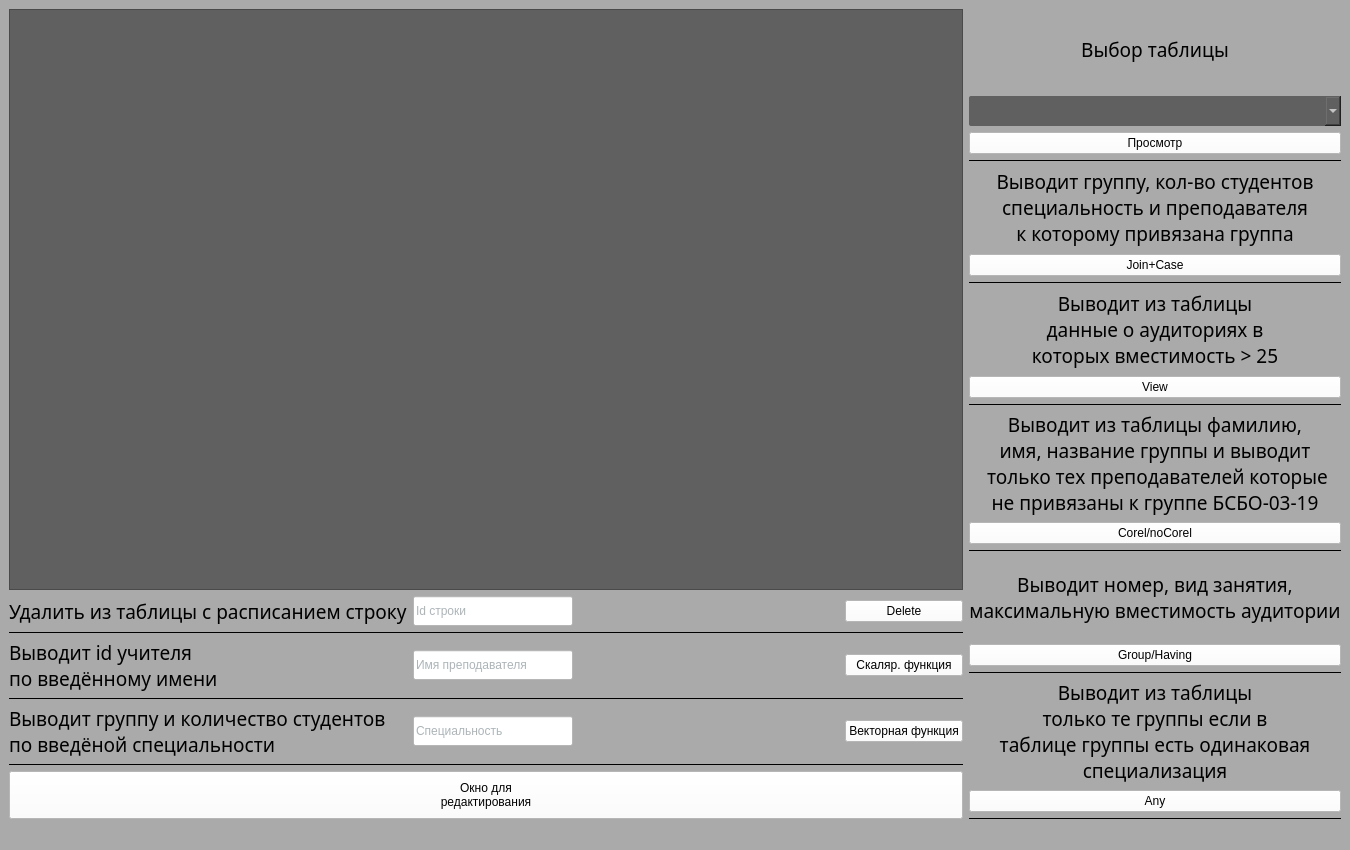
<?xml version="1.0" encoding="UTF-8"?>
<ui version="4.0">
 <class>MainWindow</class>
 <widget class="QMainWindow" name="MainWindow">
  <property name="geometry">
   <rect>
    <x>0</x>
    <y>0</y>
    <width>1350</width>
    <height>850</height>
   </rect>
  </property>
  <property name="sizePolicy">
   <sizepolicy hsizetype="Preferred" vsizetype="Preferred">
    <horstretch>0</horstretch>
    <verstretch>0</verstretch>
   </sizepolicy>
  </property>
  <property name="minimumSize">
   <size>
    <width>1350</width>
    <height>850</height>
   </size>
  </property>
  <property name="maximumSize">
   <size>
    <width>1350</width>
    <height>850</height>
   </size>
  </property>
  <property name="windowTitle">
   <string>Основное окно</string>
  </property>
  <property name="styleSheet">
   <string notr="true">background-color:#aaaaaa</string>
  </property>
  <property name="windowFilePath">
   <string/>
  </property>
  <widget class="QWidget" name="centralwidget">
   <layout class="QGridLayout" name="gridLayout_4">
    <item row="0" column="0">
     <layout class="QGridLayout" name="gridLayout_3">
      <item row="0" column="0">
       <widget class="QTableView" name="tableView_MainWindow">
        <property name="styleSheet">
         <string notr="true">background-color:#606060</string>
        </property>
        <property name="alternatingRowColors">
         <bool>false</bool>
        </property>
        <attribute name="horizontalHeaderMinimumSectionSize">
         <number>160</number>
        </attribute>
        <attribute name="horizontalHeaderDefaultSectionSize">
         <number>160</number>
        </attribute>
        <attribute name="verticalHeaderVisible">
         <bool>true</bool>
        </attribute>
       </widget>
      </item>
      <item row="0" column="1" rowspan="3">
       <layout class="QGridLayout" name="gridLayout">
        <item row="11" column="0">
         <widget class="QPushButton" name="pushButton_Corel">
          <property name="minimumSize">
           <size>
            <width>20</width>
            <height>0</height>
           </size>
          </property>
          <property name="cursor">
           <cursorShape>PointingHandCursor</cursorShape>
          </property>
          <property name="styleSheet">
           <string notr="true">background-color:white;color:black;
font-family: 'Prompt', sans-serif;text-align:center;
font-weight:200</string>
          </property>
          <property name="text">
           <string>Corel/noCorel</string>
          </property>
         </widget>
        </item>
        <item row="7" column="0">
         <widget class="QLabel" name="label_11">
          <property name="font">
           <font>
            <family>Prompt</family>
            <pointsize>14</pointsize>
           </font>
          </property>
          <property name="styleSheet">
           <string notr="true">font-family: 'Prompt', sans-serif;
text-align:center;
color:back;</string>
          </property>
          <property name="text">
           <string>Выводит из таблицы
данные о аудиториях в
которых вместимость &gt; 25</string>
          </property>
          <property name="alignment">
           <set>Qt::AlignCenter</set>
          </property>
         </widget>
        </item>
        <item row="16" column="0">
         <widget class="QLabel" name="label_14">
          <property name="font">
           <font>
            <family>Prompt</family>
            <pointsize>14</pointsize>
           </font>
          </property>
          <property name="styleSheet">
           <string notr="true">font-family: 'Prompt', sans-serif;
text-align:center;
color:back;</string>
          </property>
          <property name="text">
           <string>Выводит из таблицы
только те группы если в
таблице группы есть одинаковая
специализация</string>
          </property>
          <property name="alignment">
           <set>Qt::AlignCenter</set>
          </property>
         </widget>
        </item>
        <item row="9" column="0">
         <widget class="Line" name="line_3">
          <property name="minimumSize">
           <size>
            <width>0</width>
            <height>1</height>
           </size>
          </property>
          <property name="maximumSize">
           <size>
            <width>16777215</width>
            <height>1</height>
           </size>
          </property>
          <property name="styleSheet">
           <string notr="true">background-color:black</string>
          </property>
          <property name="orientation">
           <enum>Qt::Horizontal</enum>
          </property>
         </widget>
        </item>
        <item row="6" column="0">
         <widget class="Line" name="line_2">
          <property name="minimumSize">
           <size>
            <width>0</width>
            <height>1</height>
           </size>
          </property>
          <property name="maximumSize">
           <size>
            <width>16777215</width>
            <height>1</height>
           </size>
          </property>
          <property name="styleSheet">
           <string notr="true">background-color:black</string>
          </property>
          <property name="orientation">
           <enum>Qt::Horizontal</enum>
          </property>
         </widget>
        </item>
        <item row="18" column="0">
         <widget class="Line" name="line_6">
          <property name="minimumSize">
           <size>
            <width>0</width>
            <height>1</height>
           </size>
          </property>
          <property name="maximumSize">
           <size>
            <width>16777215</width>
            <height>1</height>
           </size>
          </property>
          <property name="styleSheet">
           <string notr="true">background-color:black</string>
          </property>
          <property name="orientation">
           <enum>Qt::Horizontal</enum>
          </property>
         </widget>
        </item>
        <item row="0" column="0">
         <widget class="QLabel" name="label_9">
          <property name="font">
           <font>
            <family>Prompt</family>
            <pointsize>14</pointsize>
           </font>
          </property>
          <property name="styleSheet">
           <string notr="true">font-family: 'Prompt', sans-serif;
text-align:center;
color:back;</string>
          </property>
          <property name="text">
           <string>Выбор таблицы</string>
          </property>
          <property name="alignment">
           <set>Qt::AlignCenter</set>
          </property>
         </widget>
        </item>
        <item row="10" column="0">
         <widget class="QLabel" name="label_12">
          <property name="font">
           <font>
            <family>Prompt</family>
            <pointsize>14</pointsize>
           </font>
          </property>
          <property name="styleSheet">
           <string notr="true">font-family: 'Prompt', sans-serif;
text-align:center;
color:back;</string>
          </property>
          <property name="text">
           <string>Выводит из таблицы фамилию,
имя, название группы и выводит
 только тех преподавателей которые
не привязаны к группе БСБО-03-19</string>
          </property>
          <property name="alignment">
           <set>Qt::AlignCenter</set>
          </property>
         </widget>
        </item>
        <item row="13" column="0">
         <widget class="QLabel" name="label_13">
          <property name="font">
           <font>
            <family>Prompt</family>
            <pointsize>14</pointsize>
           </font>
          </property>
          <property name="styleSheet">
           <string notr="true">font-family: 'Prompt', sans-serif;
text-align:center;
color:back;</string>
          </property>
          <property name="text">
           <string>Выводит номер, вид занятия,
максимальную вместимость аудитории</string>
          </property>
          <property name="alignment">
           <set>Qt::AlignCenter</set>
          </property>
         </widget>
        </item>
        <item row="12" column="0">
         <widget class="Line" name="line_4">
          <property name="minimumSize">
           <size>
            <width>0</width>
            <height>1</height>
           </size>
          </property>
          <property name="maximumSize">
           <size>
            <width>16777215</width>
            <height>1</height>
           </size>
          </property>
          <property name="styleSheet">
           <string notr="true">background-color:black</string>
          </property>
          <property name="orientation">
           <enum>Qt::Horizontal</enum>
          </property>
         </widget>
        </item>
        <item row="3" column="0">
         <widget class="Line" name="line">
          <property name="minimumSize">
           <size>
            <width>0</width>
            <height>1</height>
           </size>
          </property>
          <property name="maximumSize">
           <size>
            <width>16777215</width>
            <height>1</height>
           </size>
          </property>
          <property name="styleSheet">
           <string notr="true">background-color:black</string>
          </property>
          <property name="orientation">
           <enum>Qt::Horizontal</enum>
          </property>
         </widget>
        </item>
        <item row="8" column="0">
         <widget class="QPushButton" name="pushButton_View">
          <property name="minimumSize">
           <size>
            <width>20</width>
            <height>0</height>
           </size>
          </property>
          <property name="cursor">
           <cursorShape>PointingHandCursor</cursorShape>
          </property>
          <property name="styleSheet">
           <string notr="true">background-color:white;color:black;
font-family: 'Prompt', sans-serif;text-align:center;
font-weight:200</string>
          </property>
          <property name="text">
           <string>View</string>
          </property>
         </widget>
        </item>
        <item row="5" column="0">
         <widget class="QPushButton" name="pushButton_JoinCase">
          <property name="enabled">
           <bool>true</bool>
          </property>
          <property name="minimumSize">
           <size>
            <width>20</width>
            <height>0</height>
           </size>
          </property>
          <property name="cursor">
           <cursorShape>PointingHandCursor</cursorShape>
          </property>
          <property name="styleSheet">
           <string notr="true">background-color:white;color:black;
font-family: 'Prompt', sans-serif;text-align:center;
font-weight:200</string>
          </property>
          <property name="text">
           <string>Join+Case</string>
          </property>
         </widget>
        </item>
        <item row="15" column="0">
         <widget class="Line" name="line_5">
          <property name="minimumSize">
           <size>
            <width>0</width>
            <height>1</height>
           </size>
          </property>
          <property name="maximumSize">
           <size>
            <width>16777215</width>
            <height>1</height>
           </size>
          </property>
          <property name="styleSheet">
           <string notr="true">background-color:black</string>
          </property>
          <property name="orientation">
           <enum>Qt::Horizontal</enum>
          </property>
         </widget>
        </item>
        <item row="4" column="0">
         <widget class="QLabel" name="label_10">
          <property name="font">
           <font>
            <family>Prompt</family>
            <pointsize>14</pointsize>
           </font>
          </property>
          <property name="styleSheet">
           <string notr="true">font-family: 'Prompt', sans-serif;
text-align:center;
color:back;</string>
          </property>
          <property name="text">
           <string>Выводит группу, кол-во студентов
специальность и преподавателя
к которому привязана группа</string>
          </property>
          <property name="alignment">
           <set>Qt::AlignCenter</set>
          </property>
         </widget>
        </item>
        <item row="17" column="0">
         <widget class="QPushButton" name="pushButton_Any">
          <property name="minimumSize">
           <size>
            <width>20</width>
            <height>0</height>
           </size>
          </property>
          <property name="cursor">
           <cursorShape>PointingHandCursor</cursorShape>
          </property>
          <property name="styleSheet">
           <string notr="true">background-color:white;color:black;
font-family: 'Prompt', sans-serif;text-align:center;
font-weight:200</string>
          </property>
          <property name="text">
           <string>Any</string>
          </property>
         </widget>
        </item>
        <item row="14" column="0">
         <widget class="QPushButton" name="pushButton_Group">
          <property name="minimumSize">
           <size>
            <width>20</width>
            <height>0</height>
           </size>
          </property>
          <property name="cursor">
           <cursorShape>PointingHandCursor</cursorShape>
          </property>
          <property name="styleSheet">
           <string notr="true">background-color:white;color:black;
font-family: 'Prompt', sans-serif;text-align:center;
font-weight:200</string>
          </property>
          <property name="text">
           <string>Group/Having</string>
          </property>
         </widget>
        </item>
        <item row="1" column="0">
         <widget class="QComboBox" name="comboBox">
          <property name="minimumSize">
           <size>
            <width>0</width>
            <height>30</height>
           </size>
          </property>
          <property name="cursor">
           <cursorShape>PointingHandCursor</cursorShape>
          </property>
          <property name="styleSheet">
           <string notr="true">background-color:#606060; color:white; border-radius:2px</string>
          </property>
         </widget>
        </item>
        <item row="2" column="0">
         <widget class="QPushButton" name="pushButton_checkDB">
          <property name="styleSheet">
           <string notr="true">background-color:white;color:black;
font-family: 'Prompt', sans-serif;text-align:center;
font-weight:200</string>
          </property>
          <property name="text">
           <string>Просмотр</string>
          </property>
         </widget>
        </item>
       </layout>
      </item>
      <item row="1" column="0">
       <layout class="QGridLayout" name="gridLayout_2">
        <item row="2" column="0">
         <widget class="QLabel" name="label_7">
          <property name="font">
           <font>
            <family>Prompt</family>
            <pointsize>14</pointsize>
           </font>
          </property>
          <property name="styleSheet">
           <string notr="true">font-family: 'Prompt', sans-serif;
text-align:center;
color:back;</string>
          </property>
          <property name="text">
           <string>Выводит id учителя
по введённому имени</string>
          </property>
         </widget>
        </item>
        <item row="4" column="0">
         <widget class="QLabel" name="label_8">
          <property name="font">
           <font>
            <family>Prompt</family>
            <pointsize>14</pointsize>
           </font>
          </property>
          <property name="styleSheet">
           <string notr="true">font-family: 'Prompt', sans-serif;
text-align:center;
color:back;</string>
          </property>
          <property name="text">
           <string>Выводит группу и количество студентов
по введёной специальности</string>
          </property>
         </widget>
        </item>
        <item row="0" column="0">
         <widget class="QLabel" name="label_6">
          <property name="font">
           <font>
            <family>Prompt</family>
            <pointsize>14</pointsize>
           </font>
          </property>
          <property name="styleSheet">
           <string notr="true">font-family: 'Prompt', sans-serif;
text-align:center;
color:back;</string>
          </property>
          <property name="text">
           <string>Удалить из таблицы с расписанием строку</string>
          </property>
         </widget>
        </item>
        <item row="4" column="1">
         <widget class="QLineEdit" name="lineEdit_vector">
          <property name="minimumSize">
           <size>
            <width>0</width>
            <height>30</height>
           </size>
          </property>
          <property name="maximumSize">
           <size>
            <width>160</width>
            <height>30</height>
           </size>
          </property>
          <property name="styleSheet">
           <string notr="true">background-color: rgb(255,255,255);
color: #596a71;
font-family: 'Prompt', sans-serif;</string>
          </property>
          <property name="text">
           <string/>
          </property>
          <property name="placeholderText">
           <string>Специальность</string>
          </property>
         </widget>
        </item>
        <item row="0" column="1">
         <widget class="QLineEdit" name="lineEdit_id">
          <property name="minimumSize">
           <size>
            <width>160</width>
            <height>30</height>
           </size>
          </property>
          <property name="maximumSize">
           <size>
            <width>160</width>
            <height>16777215</height>
           </size>
          </property>
          <property name="styleSheet">
           <string notr="true">background-color: rgb(255,255,255);
color: #596a71;
font-family: 'Prompt', sans-serif;</string>
          </property>
          <property name="placeholderText">
           <string>Id строки</string>
          </property>
         </widget>
        </item>
        <item row="3" column="0" colspan="4">
         <widget class="Line" name="line_8">
          <property name="maximumSize">
           <size>
            <width>16777215</width>
            <height>1</height>
           </size>
          </property>
          <property name="styleSheet">
           <string notr="true">background-color:black</string>
          </property>
          <property name="orientation">
           <enum>Qt::Horizontal</enum>
          </property>
         </widget>
        </item>
        <item row="4" column="3">
         <widget class="QPushButton" name="pushButton_Vector">
          <property name="cursor">
           <cursorShape>PointingHandCursor</cursorShape>
          </property>
          <property name="styleSheet">
           <string notr="true">background-color:white;color:black;
font-family: 'Prompt', sans-serif;text-align:center;
font-weight:200</string>
          </property>
          <property name="text">
           <string>Векторная функция</string>
          </property>
         </widget>
        </item>
        <item row="1" column="0" colspan="4">
         <widget class="Line" name="line_9">
          <property name="maximumSize">
           <size>
            <width>16777215</width>
            <height>1</height>
           </size>
          </property>
          <property name="styleSheet">
           <string notr="true">background-color:black</string>
          </property>
          <property name="orientation">
           <enum>Qt::Horizontal</enum>
          </property>
         </widget>
        </item>
        <item row="0" column="3">
         <widget class="QPushButton" name="pushButton_Delete">
          <property name="cursor">
           <cursorShape>PointingHandCursor</cursorShape>
          </property>
          <property name="styleSheet">
           <string notr="true">background-color:white;color:black;
font-family: 'Prompt', sans-serif;text-align:center;
font-weight:200</string>
          </property>
          <property name="text">
           <string>Delete</string>
          </property>
         </widget>
        </item>
        <item row="2" column="1">
         <widget class="QLineEdit" name="lineEdit_name">
          <property name="minimumSize">
           <size>
            <width>0</width>
            <height>30</height>
           </size>
          </property>
          <property name="maximumSize">
           <size>
            <width>160</width>
            <height>30</height>
           </size>
          </property>
          <property name="styleSheet">
           <string notr="true">background-color: rgb(255,255,255);
color: #596a71;
font-family: 'Prompt', sans-serif;</string>
          </property>
          <property name="placeholderText">
           <string>Имя преподавателя</string>
          </property>
         </widget>
        </item>
        <item row="5" column="0" colspan="4">
         <widget class="Line" name="line_7">
          <property name="maximumSize">
           <size>
            <width>16777215</width>
            <height>1</height>
           </size>
          </property>
          <property name="styleSheet">
           <string notr="true">background-color:black</string>
          </property>
          <property name="orientation">
           <enum>Qt::Horizontal</enum>
          </property>
         </widget>
        </item>
        <item row="2" column="3">
         <widget class="QPushButton" name="pushButton_Scalar">
          <property name="cursor">
           <cursorShape>PointingHandCursor</cursorShape>
          </property>
          <property name="styleSheet">
           <string notr="true">background-color:white;color:black;
font-family: 'Prompt', sans-serif;text-align:center;
font-weight:200</string>
          </property>
          <property name="text">
           <string>Скаляр. функция</string>
          </property>
         </widget>
        </item>
        <item row="0" column="2">
         <spacer name="horizontalSpacer">
          <property name="orientation">
           <enum>Qt::Horizontal</enum>
          </property>
          <property name="sizeHint" stdset="0">
           <size>
            <width>40</width>
            <height>20</height>
           </size>
          </property>
         </spacer>
        </item>
       </layout>
      </item>
      <item row="2" column="0">
       <widget class="QPushButton" name="pushButton_editDB">
        <property name="minimumSize">
         <size>
          <width>0</width>
          <height>48</height>
         </size>
        </property>
        <property name="cursor">
         <cursorShape>PointingHandCursor</cursorShape>
        </property>
        <property name="styleSheet">
         <string notr="true">background-color:white;color:black;
font-family: 'Prompt', sans-serif;text-align:center;
font-weight:200</string>
        </property>
        <property name="text">
         <string>Окно для
редактирования</string>
        </property>
       </widget>
      </item>
     </layout>
    </item>
   </layout>
  </widget>
  <widget class="QMenuBar" name="menubar">
   <property name="geometry">
    <rect>
     <x>0</x>
     <y>0</y>
     <width>1350</width>
     <height>22</height>
    </rect>
   </property>
  </widget>
  <widget class="QStatusBar" name="statusbar"/>
 </widget>
 <resources/>
 <connections/>
</ui>
